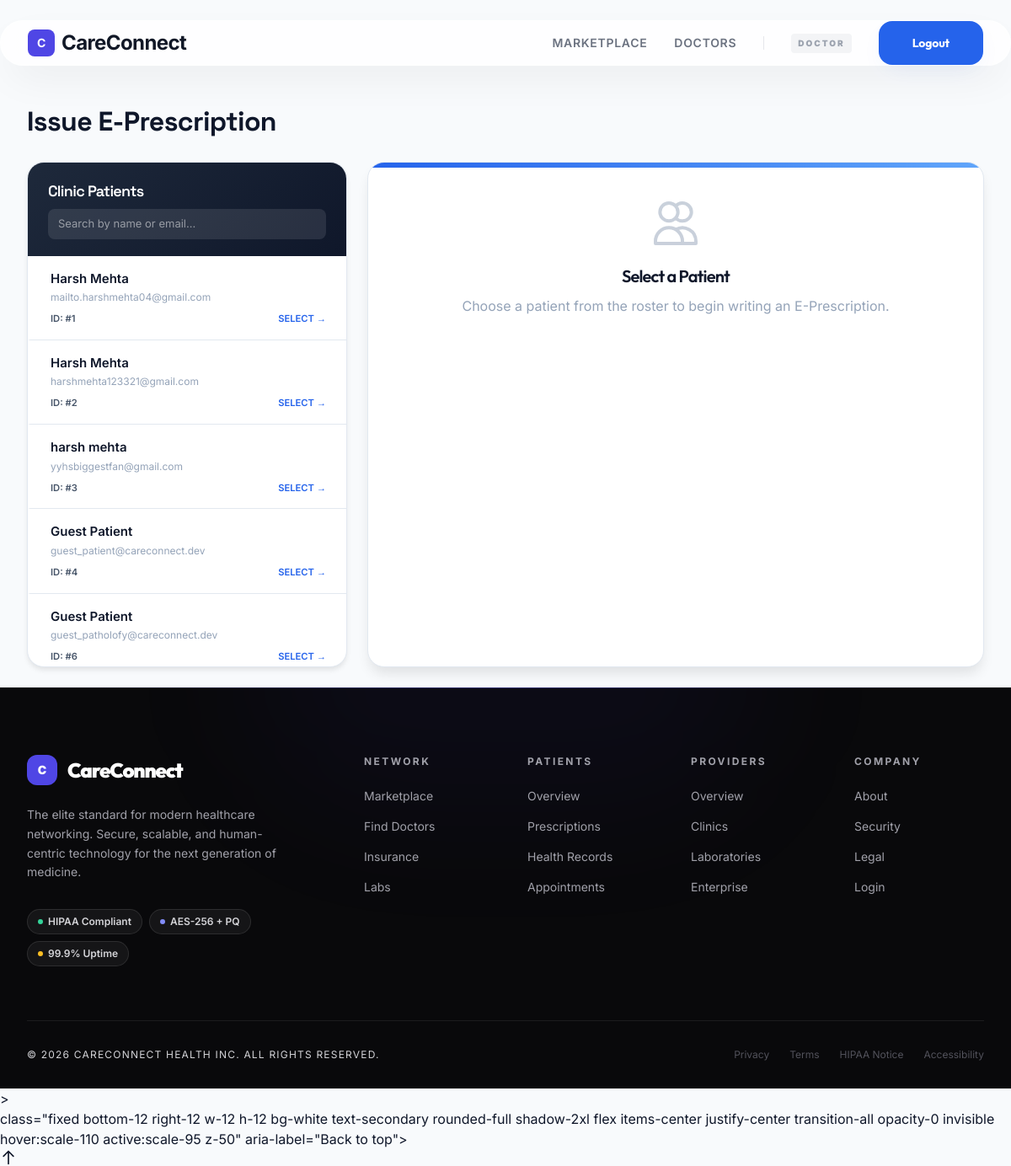
/doctor-prescriptions (signed in), run on the app's committed database.
### models.py (models this page shows, shortened)
class User(db.Model):
    __tablename__ = 'user'
    id               = db.Column(db.Integer, primary_key=True)
    email            = db.Column(db.String(120), unique=True, nullable=False, index=True)
    name             = db.Column(db.String(100), nullable=False)
    password_hash    = db.Column(db.String(256), nullable=True)
    google_id        = db.Column(db.String(120), unique=True, nullable=True)
    role             = db.Column(db.String(50),  nullable=False, default='Patient', index=True)
    organization     = db.Column(db.String(120), nullable=True)
    onboarding_complete = db.Column(db.Boolean, nullable=False, default=True)
    prescriptions_as_doctor  = db.relationship(
        'Prescription', foreign_keys='Prescription.doctor_id',
        backref=db.backref('doctor', lazy='joined'), lazy='dynamic'
    )
    prescriptions_as_patient = db.relationship(
        'Prescription', foreign_keys='Prescription.patient_id',
        backref=db.backref('patient', lazy='joined'), lazy='dynamic'
    )
    lab_orders_issued = db.relationship(
        'LabOrder', foreign_keys='LabOrder.doctor_id',
        backref=db.backref('doctor', lazy='joined'), lazy='dynamic'
    )

class Prescription(db.Model):
    __tablename__ = 'prescription'
    __table_args__ = (
        db.Index('ix_rx_doctor_id',  'doctor_id'),
        db.Index('ix_rx_patient_id', 'patient_id'),
        db.Index('ix_rx_status',     'status'),
        db.Index('ix_rx_created_at', 'created_at'),
    )
    id             = db.Column(db.Integer, primary_key=True)
    doctor_id      = db.Column(db.Integer, db.ForeignKey('user.id'), nullable=False)
    patient_id     = db.Column(db.Integer, db.ForeignKey('user.id'), nullable=True)
    patient_name   = db.Column(db.String(120), nullable=False)
    patient_email  = db.Column(db.String(120), nullable=True,  index=True)
    medication     = db.Column(db.String(200), nullable=False)
    dosage         = db.Column(db.String(200), nullable=True)
    duration       = db.Column(db.String(100), nullable=True)
    notes          = db.Column(db.Text,        nullable=True)
    status         = db.Column(
        db.String(20), nullable=False, default='Pending',
    )
    created_at     = db.Column(db.DateTime, nullable=False,
                               default=datetime.datetime.utcnow)
    updated_at     = db.Column(db.DateTime, nullable=False,
                               default=datetime.datetime.utcnow,
                               onupdate=datetime.datetime.utcnow)
    def to_dict(self):
        return {
            'id':            self.id,
            'doctor_name':   self.doctor.name  if self.doctor  else '',
            'doctor_email':  self.doctor.email if self.doctor  else '',
            'patient_name':  self.patient_name,
            'patient_email': self.patient_email or '',
            'medication':    self.medication,
            'dosage':        self.dosage   or '',
            'duration':      self.duration or '',
            'notes':         self.notes    or '',
            'status':        self.status,
            'date':          self.created_at.strftime('%Y-%m-%d'),
        }

### app.py (the view)
@app.route('/doctor-prescriptions')
@roles_required(ROLE_DOCTOR)
def doctor_prescriptions():
    my_rx = (Prescription.query
             .filter_by(doctor_id=g.user.id)
             .order_by(Prescription.created_at.desc())
             .all())
    patients = User.query.filter_by(role=ROLE_PATIENT).all()
    return render_template('doctor_prescriptions.html',
                           prescriptions=[p.to_dict() for p in my_rx],
                           patients=[{'id': p.id, 'name': p.name, 'email': p.email} for p in patients])

### templates/doctor_prescriptions.html (shortened to what this page needs)
{% extends "base.html" %}
{% block content %}
<div class="pad-container">
  <div class="page-header">
    <h1>Issue E-Prescription</h1>
  </div>
  <div class="split-layout">
    <div class="patient-panel">
      <div class="panel-header">
        <h2>Clinic Patients</h2>
        <div class="search-patients">
          <input type="text" id="rosterSearch" placeholder="Search by name or email..." onkeyup="filterRoster()">
        </div>
      </div>
      <div class="roster-list" id="rosterList">
        {% for pd in patients %}
        <div class="patient-card" data-name="{{ pd.name }}" data-email="{{ pd.email }}" onclick="selectPatient(this)">
          <div class="patient-name">{{ pd.name }}</div>
          <div class="patient-email">{{ pd.email }}</div>
          <div class="patient-meta">
            <span>ID: #{{ pd.id }}</span>
            <span style="color: var(--primary);">Select &rarr;</span>
          </div>
        </div>
        {% else %}
        <div style="padding: 24px; text-align: center; color: var(--text-tertiary); font-size: 0.8125rem;">
          No registered patients found.
        </div>
        {% endfor %}
      </div>
    </div>
    <div class="pad-panel">
      <div id="emptyState">
        <svg fill="none" stroke="currentColor" viewBox="0 0 24 24"><path stroke-linecap="round" stroke-linejoin="round" stroke-width="1.5" d="M12 4.354a4 4 0 110 5.292M15 21H3v-1a6 6 0 0112 0v1zm0 0h6v-1a6 6 0 00-9-5.197M13 7a4 4 0 11-8 0 4 4 0 018 0z"></path></svg>
        <h2 style="color: var(--secondary); font-size: 1.25rem; font-weight: 600; margin-bottom: 8px;">Select a Patient</h2>
        <p>Choose a patient from the roster to begin writing an E-Prescription.</p>
      </div>
    </div>
  </div>
</div>
{% endblock %}

### templates/base.html (shortened to what this page needs)
<!DOCTYPE html>
<html lang="en">
<head>
  <script src="https://cdn.tailwindcss.com"></script>
  <link rel="stylesheet" href="{{ url_for('static', filename='css/style.css') }}">
</head>
<body class="selection:bg-indigo-100 selection:text-indigo-900">
  <header id="mainNav" class="fixed top-0 inset-x-0 z-50 transition-all duration-500 py-6">
    <nav class="mx-auto max-w-7xl px-8 flex justify-between items-center glass rounded-full mx-4 md:mx-auto">
      {% set home_href = url_for('landing') %}
      {% if g.user %}
        {% if g.user.role == 'Patient' %}
          {% set home_href = url_for('patient_prescriptions') %}
        {% elif g.user.role in ['Licensed provider', 'Doctor'] %}
          {% set home_href = url_for('doctor_home') %}
        {% elif g.user.role == 'Pathology laboratory' %}
          {% set home_href = url_for('pathology_lab_home') %}
        {% elif g.user.role == 'Pharmacy' %}
          {% set home_href = url_for('pharmacy_prescriptions') %}
        {% elif g.user.role == 'Admin' %}
          {% set home_href = url_for('admin_home') %}
        {% endif %}
      {% endif %}
      <a href="{{ home_href }}" class="text-2xl font-bold tracking-tight text-gray-900 group flex items-center gap-2">
        <div class="w-8 h-8 bg-indigo-600 rounded-lg flex items-center justify-center text-white text-sm">C</div>
        <span>CareConnect</span>
      </a>
      <div class="hidden lg:flex items-center space-x-8">
        {% if g.user %}
          {% if g.user.role != 'Pending' %}
          <a href="{{ url_for('marketplace') }}" class="text-gray-500 hover:text-indigo-600 transition-colors font-semibold text-sm uppercase tracking-wider">Marketplace</a>
          <a href="{{ url_for('doctors') }}" class="text-gray-500 hover:text-indigo-600 transition-colors font-semibold text-sm uppercase tracking-wider">Doctors</a>
          {% endif %}
          {% if g.user.role == 'Pending' %}
            <a href="{{ url_for('oauth_choose_role') }}" class="text-amber-600 font-bold text-sm uppercase tracking-wider">Onboarding</a>
          {% else %}
            <a href="{{ home_href }}" class="text-[10px] font-black uppercase tracking-[0.2em] text-gray-400 bg-gray-100 px-2 py-1 rounded hover:bg-gray-200 hover:text-gray-600 transition-colors">{{ g.user.role }}</a>
          {% endif %}
          <a href="{{ url_for('logout') }}" class="btn-premium btn-primary text-sm">
            Logout
          </a>
        {% endif %}
      </div>
    </nav>
  </header>
  <div id="contentWrapper">
    <main>
      {% block content %}{% endblock %}
    </main>
    <footer class="bg-zinc-950 text-white relative overflow-hidden">
      <div class="absolute top-0 left-0 right-0 h-px bg-gradient-to-r from-transparent via-indigo-500/40 to-transparent"></div>
      <div class="absolute -top-40 left-1/2 -translate-x-1/2 w-[600px] h-[300px] bg-indigo-600/5 rounded-full blur-[80px] pointer-events-none"></div>
      <div class="container-wide px-8 relative z-10">
        <div class="grid grid-cols-1 lg:grid-cols-12 gap-16 pt-20 pb-16 border-b border-white/8">
          <div class="lg:col-span-4 space-y-6">
            <a href="/" class="inline-flex items-center gap-3 group">
              <div class="w-9 h-9 bg-indigo-600 rounded-xl flex items-center justify-center text-white font-black text-sm group-hover:bg-indigo-500 transition-colors">C</div>
              <span class="text-2xl font-display font-black tracking-tighter text-white">CareConnect</span>
            </a>
            <p class="text-zinc-400 text-sm leading-relaxed max-w-xs">
              The elite standard for modern healthcare networking. Secure, scalable, and human-centric technology for the next generation of medicine.
            </p>
            <div class="flex flex-wrap gap-2 pt-2">
              <span class="inline-flex items-center gap-1.5 px-3 py-1.5 rounded-full bg-white/5 border border-white/10 text-xs font-semibold text-zinc-300">
                <span class="w-1.5 h-1.5 rounded-full bg-emerald-400"></span> HIPAA Compliant
              </span>
              <span class="inline-flex items-center gap-1.5 px-3 py-1.5 rounded-full bg-white/5 border border-white/10 text-xs font-semibold text-zinc-300">
                <span class="w-1.5 h-1.5 rounded-full bg-indigo-400"></span> AES-256 + PQ
              </span>
              <span class="inline-flex items-center gap-1.5 px-3 py-1.5 rounded-full bg-white/5 border border-white/10 text-xs font-semibold text-zinc-300">
                <span class="w-1.5 h-1.5 rounded-full bg-amber-400"></span> 99.9% Uptime
              </span>
            </div>
          </div>
          <div class="lg:col-span-8 grid grid-cols-2 md:grid-cols-4 gap-10">
            <div class="space-y-5">
              <h4 class="text-xs font-bold uppercase tracking-[0.2em] text-zinc-500">Network</h4>
              <ul class="space-y-3">
                <li><a href="{{ url_for('marketplace') if g.user else '#' }}" class="text-sm text-zinc-400 hover:text-white transition-colors duration-200">Marketplace</a></li>
                <li><a href="{{ url_for('doctors') if g.user else '#' }}" class="text-sm text-zinc-400 hover:text-white transition-colors duration-200">Find Doctors</a></li>
                <li><a href="#" class="text-sm text-zinc-400 hover:text-white transition-colors duration-200">Insurance</a></li>
                <li><a href="#" class="text-sm text-zinc-400 hover:text-white transition-colors duration-200">Labs</a></li>
              </ul>
            </div>
            <div class="space-y-5">
              <h4 class="text-xs font-bold uppercase tracking-[0.2em] text-zinc-500">Patients</h4>
              <ul class="space-y-3">
                <li><a href="{{ url_for('patients_info') }}" class="text-sm text-zinc-400 hover:text-white transition-colors duration-200">Overview</a></li>
                <li><a href="{{ url_for('patient_prescriptions') if g.user else url_for('login') }}" class="text-sm text-zinc-400 hover:text-white transition-colors duration-200">Prescriptions</a></li>
                <li><a href="#" class="text-sm text-zinc-400 hover:text-white transition-colors duration-200">Health Records</a></li>
                <li><a href="#" class="text-sm text-zinc-400 hover:text-white transition-colors duration-200">Appointments</a></li>
              </ul>
            </div>
            <div class="space-y-5">
              <h4 class="text-xs font-bold uppercase tracking-[0.2em] text-zinc-500">Providers</h4>
              <ul class="space-y-3">
                <li><a href="{{ url_for('providers_info') }}" class="text-sm text-zinc-400 hover:text-white transition-colors duration-200">Overview</a></li>
                <li><a href="/getting-started?role=doctor" class="text-sm text-zinc-400 hover:text-white transition-colors duration-200">Clinics</a></li>
                <li><a href="/getting-started?role=pathology" class="text-sm text-zinc-400 hover:text-white transition-colors duration-200">Laboratories</a></li>
                <li><a href="/getting-started?role=hospital" class="text-sm text-zinc-400 hover:text-white transition-colors duration-200">Enterprise</a></li>
              </ul>
            </div>
            <div class="space-y-5">
              <h4 class="text-xs font-bold uppercase tracking-[0.2em] text-zinc-500">Company</h4>
              <ul class="space-y-3">
                <li><a href="#" class="text-sm text-zinc-400 hover:text-white transition-colors duration-200">About</a></li>
                <li><a href="#" class="text-sm text-zinc-400 hover:text-white transition-colors duration-200">Security</a></li>
                <li><a href="#" class="text-sm text-zinc-400 hover:text-white transition-colors duration-200">Legal</a></li>
                <li><a href="{{ url_for('login') }}" class="text-sm text-zinc-400 hover:text-white transition-colors duration-200">Login</a></li>
              </ul>
            </div>
          </div>
        </div>
        <div class="py-8 flex flex-col md:flex-row justify-between items-center gap-4">
          <p class="text-xs text-zinc-600 tracking-widest uppercase">© 2026 CareConnect Health Inc. All rights reserved.</p>
          <div class="flex items-center gap-6">
            <a href="#" class="text-xs text-zinc-600 hover:text-zinc-300 transition-colors">Privacy</a>
            <a href="#" class="text-xs text-zinc-600 hover:text-zinc-300 transition-colors">Terms</a>
            <a href="#" class="text-xs text-zinc-600 hover:text-zinc-300 transition-colors">HIPAA Notice</a>
            <a href="#" class="text-xs text-zinc-600 hover:text-zinc-300 transition-colors">Accessibility</a>
          </div>
        </div>
      </div>
    </footer>>
  </div>
   class="fixed bottom-12 right-12 w-12 h-12 bg-white text-secondary rounded-full shadow-2xl flex items-center justify-center transition-all opacity-0 invisible hover:scale-110 active:scale-95 z-50" aria-label="Back to top">
    <svg class="w-5 h-5" fill="none" stroke="currentColor" viewBox="0 0 24 24"><path stroke-linecap="round" stroke-linejoin="round" stroke-width="2" d="M5 10l7-7m0 0l7 7m-7-7v18"></path></svg>
</body>
</html>

### data on the page
User: user.role "DOCTOR"
User: name "Harsh Mehta", email "mailto.harshmehta04@gmail.com", id "1"
User: name "Harsh Mehta", email "harshmehta123321@gmail.com", id "2"
User: name "harsh mehta", email "yyhsbiggestfan@gmail.com", id "3"
Prescription: name "Guest Patient", email "guest_patient@careconnect.dev", id "4"
User: name "Guest Patient", email "guest_patholofy@careconnect.dev", id "6"
